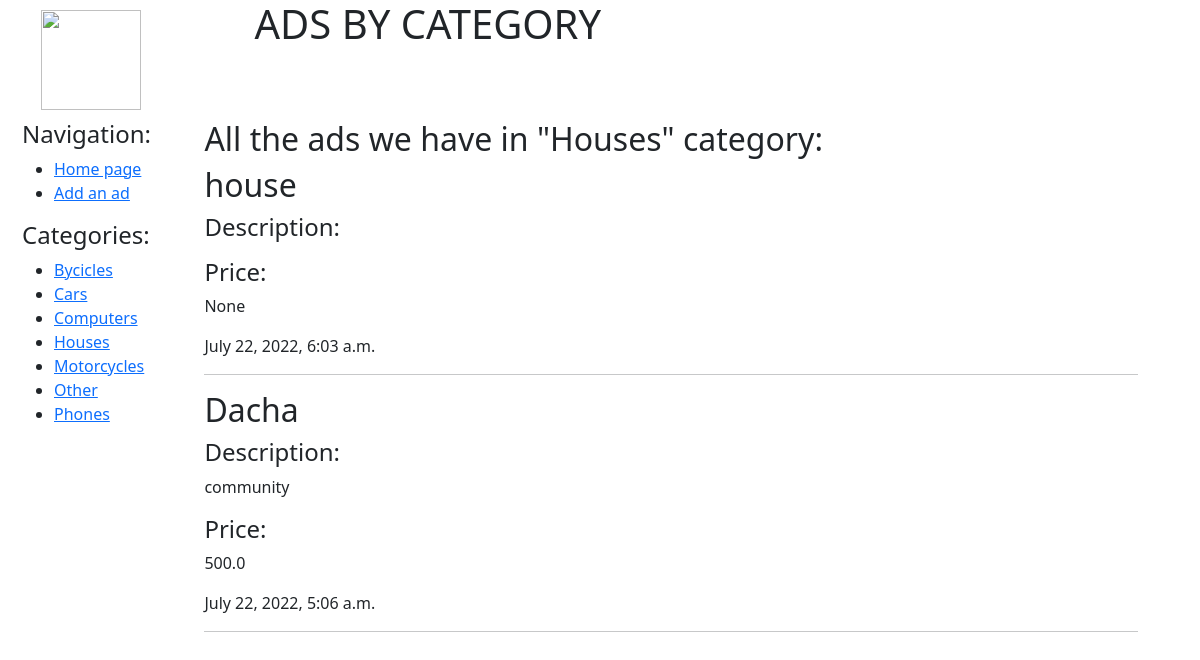
Page /2/ on the committed database.
### bboard/models.py (models this page shows, shortened)
class Category(models.Model):
    name = models.CharField(max_length=30, db_index=True, verbose_name='Category')
    class Meta:
        ordering = ['name']
    def __str__(self):
        return self.name

class Bb(models.Model):
    title = models.CharField(max_length=50, verbose_name='Title')
    content = models.TextField(null=True, blank=True, verbose_name='Description')
    price = models.FloatField(null=True, blank=True, verbose_name='Price')
    published = models.DateTimeField(auto_now_add=True, db_index=True, verbose_name='Published')
    category = models.ForeignKey(Category, null=True, on_delete=models.PROTECT,
                                 verbose_name='Category')
    class Meta:
        ordering = ['-published']

### bboard/views.py (the view)
# urls.py: path('<int:category_id>/', views.by_category, name='by_category'),
def by_category(request, category_id):
    bbs = Bb.objects.filter(category=category_id)
    categories = Category.objects.all()
    current_category = Category.objects.get(pk=category_id)
    context = {'bbs': bbs,
               'categories': categories,
               'current_category': current_category,
    }
    return render(request, 'bboard/by_category.html', context)

### bboard/templates/bboard/by_category.html (shortened to what this page needs)
{% extends 'bboard/base.html' %}
{%block pagename%}  <h1>Ads by category </h1> {%endblock pagename%}
{%block content%}
    <div>
        <h2>All the ads we have in "{{current_category}}" category:</h2>
        {%if bbs%}
            {%for bb in bbs%}
                <div>
                    <h2>{{bb.title}}</h2>
                    <h4>Description:</h4>
                    <p>{{bb.content}}</p>
                    <h4>Price:</h4>
                    <p>{{bb.price}}</p>
                    <p>{{bb.published}}</p>
                    <hr>
                </div>
            {%endfor%}
        {%else%}
        <br>
            <h4 style="color: red">No adds in this category yet...</h4>
        {%endif %}
    </div>
{%endblock content%}

### bboard/templates/bboard/base.html (shortened to what this page needs)
<!DOCTYPE html>
<html lang="en">
<head>
    <link href="https://cdn.jsdelivr.net/npm/bootstrap@5.2.0/dist/css/bootstrap.min.css" rel="stylesheet">
    {% load static %}
    <link href="{% static 'css/main.css' %}" rel="stylesheet">
</head>
<body>
<div class="container text-center">
  <div class="row">
    <div class="col" style="width: 15%">
        <img src="{% static 'img/logo.png' %}" style="margin: 10px; width:100px; height:100px;" align="absmiddle">
    </div>
    <div class="col-xxl-" style="width: 84%">
        <div class="header">
            {%block pagename%}   {%endblock pagename%}
        </div>
    </div>
  </div>
</div>
<div class="container text-center">
  <div class="row">
    <div class="col" style="width: 15%">
        <div class="nav" >
            <h4>Navigation:</h4>
            <ul>
                <li><a href="{%url 'home'%}">Home page</a></li>
                <li><a href="{%url 'create'%}">Add an ad</a></li>
            </ul>
            {% if categories %}
                <h4>Categories:</h4>
                    <ul>
                        {%for category in categories%}
                            <li><a href="{% url 'by_category' category.pk %}">{{category.name}}</a></li>
                        {%endfor%}
                    </ul>
            {% endif %}
        </div>
    </div>
    <div class="col-xxl-" style="width: 84%">
        <div class="ad_section">
            {%block content%}  {%endblock content%}
        </div>
    </div>
  </div>
</div>
</body>
</html>

### bboard/static/css/main.css (style rules this page uses)
.header { font-size: 40px; text-transform: uppercase; text-align: center; margin-bottom: 0; width:50%; }
.container { width: 100%; margin: 0; }
.nav { margin:10px; margin-top: 0; font-size: 16px; width: 150px; text-align: left; }
.ad_section { margin:10px; margin-top: 0; font-size: 16px; float: left; text-align: left; width: 100%; }

### rows in the picture
Category: name "Bycicles"
Category: name "Cars"
Category: name "Computers"
Category: name "Houses"
Category: name "Motorcycles"
Category: name "Other"
Category: name "Phones"
Bb: title "house", price "None", published "July 22, 2022, 6:03 a.m."
Bb: title "Dacha", content "community", price "500.0", published "July 22, 2022, 5:06 a.m."
